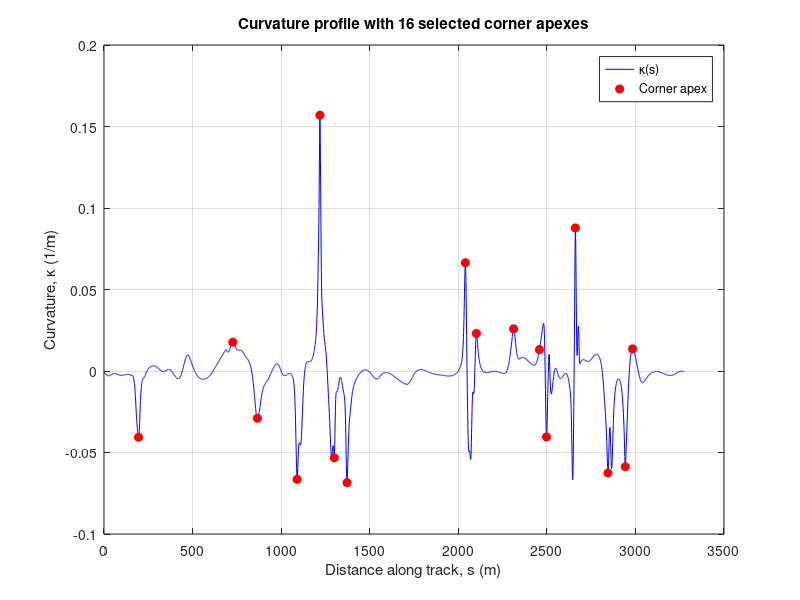
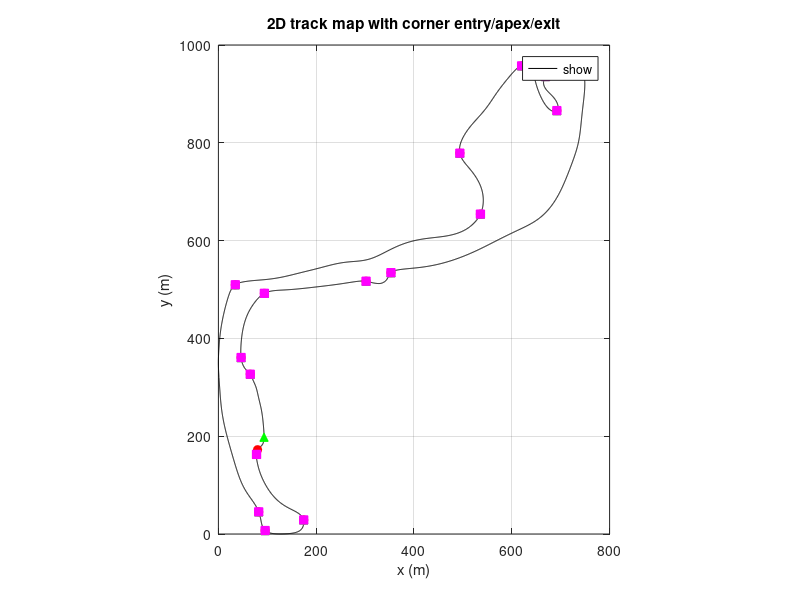

MATLAB code for these plots, in order:
clear; clc; close all;

%% 1. Load track coordinates (already smoothed, resampled to ~1 m spacing)

loaded = load('processed_track.csv');
track = loaded;

x = track(:,1);
y = track(:,2);
n = length(x);

fprintf('Loaded %d track points\n', n);

%% 2. Path coordinates: distance along path and curvature

dx = diff(x);
dy = diff(y);
ds = sqrt(dx.^2 + dy.^2);
s  = [0; cumsum(round(ds))];

xp  = gradient(x, s);
yp  = gradient(y, s);
xpp = gradient(xp, s);
ypp = gradient(yp, s);

kappa = (xp .* ypp - yp .* xpp) ./ (xp.^2 + yp.^2).^1.5;

fprintf('Curvature stats: min = %.5f, max = %.5f, std = %.5f (1/m)\n', ...
    min(kappa), max(kappa), std(kappa));

%% 3. Corner apex selection: greatest-curvature points, spaced apart

N_corners        = 16;   % target number of corners - change as needed
min_apex_spacing = 40;   % m, minimum along-track separation between apexes
                          % (prevents one physical corner being picked twice)

abs_kappa = abs(kappa);

available   = true(n,1);
kappa_work  = abs_kappa;
apex_idx    = zeros(N_corners,1);
count       = 0;

while count < N_corners && any(available)
    kappa_work(~available) = -Inf;
    [best_val, idx] = max(kappa_work);
    if best_val == -Inf
        break;   % no candidates left
    end
    count = count + 1;
    apex_idx(count) = idx;

    % suppress every point within min_apex_spacing of this apex so it
    % can't be picked again as a "different" corner
    within_range = abs(s - s(idx)) < min_apex_spacing;
    available(within_range) = false;
end

apex_idx = sort(apex_idx(1:count));   % chronological order (increasing s)
N_found  = numel(apex_idx);

if N_found < N_corners
    fprintf(2, 'Warning: only found %d corners (requested %d). Consider reducing min_apex_spacing.\n', ...
        N_found, N_corners);
end

corner_apex = [x(apex_idx), y(apex_idx)];   % (x,y) of each apex, chronological order

%% 4. Corner entry / exit via curvature rate-of-change

min_corner_delta = 0.001;   % threshold on |d(kappa)/ds| (1/m per m) marking
                             % where a corner's curvature has flattened out
                             % into the entry/exit transition - tune to data

dkappa_ds = gradient(kappa, s);

corners = struct('apex_entry', {}, 'corner_apex', {}, 'apex_exit', {}, ...
                  'R', {}, 's_apex', {}, 'idx_entry', {}, 'idx_apex', {}, 'idx_exit', {});

for k = 1:N_found
    i_apex = apex_idx(k);

    % walk backward from the apex until curvature stops changing quickly
    i_entry = i_apex;
    while i_entry > 1 && abs(dkappa_ds(i_entry)) > min_corner_delta
        i_entry = i_entry - 1;
    end

    % walk forward from the apex until curvature stops changing quickly
    i_exit = i_apex;
    while i_exit < n && abs(dkappa_ds(i_exit)) > min_corner_delta
        i_exit = i_exit + 1;
    end

    corners(k).idx_entry   = i_entry;
    corners(k).idx_apex    = i_apex;
    corners(k).idx_exit    = i_exit;
    corners(k).apex_entry  = [x(i_entry), y(i_entry)];
    corners(k).corner_apex = [x(i_apex),  y(i_apex)];
    corners(k).apex_exit   = [x(i_exit),  y(i_exit)];
    corners(k).R           = 1 / abs(kappa(i_apex));
    corners(k).s_apex      = s(i_apex);
end

%% 5. Straights between consecutive corners (plus lap-closing straight)

straights = struct('straight_start', {}, 'straight_end', {}, 'straight_distance', {});

for k = 1:N_found-1
    straight_start = corners(k).apex_exit;       % exit of current corner
    straight_end   = corners(k+1).apex_entry;    % entry of next corner

    straight_distance = hypot(straight_end(1)-straight_start(1), ...
                               straight_end(2)-straight_start(2));

    straights(k).straight_start    = straight_start;
    straights(k).straight_end      = straight_end;
    straights(k).straight_distance = straight_distance;
end

% Closing straight: last corner's exit back to the first corner's entry
% (the track is a closed loop, so this completes the lap)
straight_start = corners(end).apex_exit;
straight_end   = corners(1).apex_entry;
straight_distance = hypot(straight_end(1)-straight_start(1), ...
                           straight_end(2)-straight_start(2));

straights(end+1).straight_start    = straight_start;
straights(end+1).straight_end      = straight_end;
straights(end+1).straight_distance = straight_distance;

%% 6. Text summary of track sections, in chronological order

fprintf('\n===== Track section summary (%d corners) =====\n', N_found);
for k = 1:N_found
    fprintf('Corner %2d: apex at s = %7.1f m, R = %6.1f m\n', ...
        k, corners(k).s_apex, corners(k).R);
    if k < N_found
        fprintf('Straight %2d: length = %6.1f m\n', k, straights(k).straight_distance);
    end
end
fprintf('Closing straight (Corner %d -> Corner 1): length = %6.1f m\n', ...
    N_found, straights(end).straight_distance);

%% 7. Plot: curvature profile with selected apexes

figure;
plot(s, kappa, 'b-'); hold on;
plot(s(apex_idx), kappa(apex_idx), 'ro', 'MarkerFaceColor', 'r');
xlabel('Distance along track, s (m)');
ylabel('Curvature, \kappa (1/m)');
title(sprintf('Curvature profile with %d selected corner apexes', N_found));
legend('\kappa(s)', 'Corner apex', 'Location', 'best');
grid on;

%% 8. Plot: 2D track map with entry / apex / exit points

apex_xy  = reshape([corners.corner_apex], 2, [])';
entry_xy = reshape([corners.apex_entry],  2, [])';
exit_xy  = reshape([corners.apex_exit],   2, [])';

figure;
plot(x, y, 'k-'); hold on; axis equal;
xlim([0 800]);
ylim([0,1000]);
plot(apex_xy(:,1),  apex_xy(:,2),  'ro', 'MarkerFaceColor', 'r', 'DisplayName', 'Corner apex');
plot(entry_xy(:,1), entry_xy(:,2), 'g^', 'MarkerFaceColor', 'g', 'DisplayName', 'Corner entry');
plot(exit_xy(:,1),  exit_xy(:,2),  'ms', 'MarkerFaceColor', 'm', 'DisplayName', 'Corner exit');
xlabel('x (m)'); ylabel('y (m)');
title('2D track map with corner entry/apex/exit');
legend('show', 'Location', 'best');
grid on;
